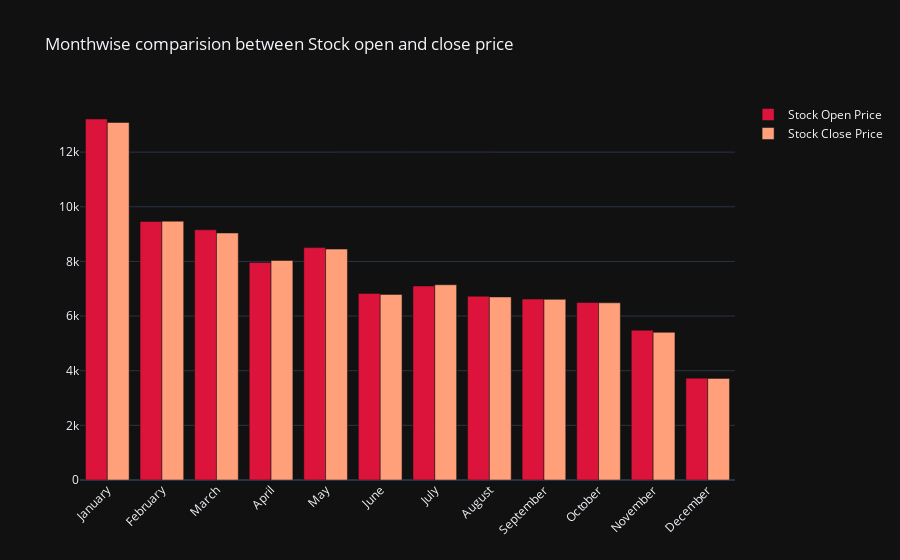

The notebook cell saved with this chart:
### Code cell
fig = go.Figure()

fig.add_trace(go.Bar(
    x=monthvise.index,
    y=monthvise['Open'],
    name='Stock Open Price',
    marker_color='crimson'
))
fig.add_trace(go.Bar(
    x=monthvise.index,
    y=monthvise['Close'],
    name='Stock Close Price',
    marker_color='lightsalmon'
))

fig.update_layout(barmode='group', xaxis_tickangle=-45, 
                  title='Monthwise comparision between Stock open and close price')
fig.show()

### Figure 1 — Plotly figure (JSON) as saved in the notebook; plotly's stock layout.template omitted (floating-point values rounded to 4 significant figures)
{"data": [{"marker": {"color": "crimson"}, "name": "Stock Open Price", "x": ["January", "February", "March", "April", "May", "June", "July", "August", "September", "October", "November", "December"], "y": [13210.0, 9462.0, 9157.0, 7964.0, 8505.0, 6829.0, 7101.0, 6724.0, 6623.0, 6494.0, 5482.0, 3726.0], "type": "bar"}, {"marker": {"color": "lightsalmon"}, "name": "Stock Close Price", "x": ["January", "February", "March", "April", "May", "June", "July", "August", "September", "October", "November", "December"], "y": [13090.0, 9472.0, 9041.0, 8034.0, 8451.0, 6794.0, 7146.0, 6700.0, 6611.0, 6485.0, 5404.0, 3717.0], "type": "bar"}], "layout": {"xaxis": {"tickangle": -45}, "barmode": "group", "title": {"text": "Monthwise comparision between Stock open and close price"}}}
